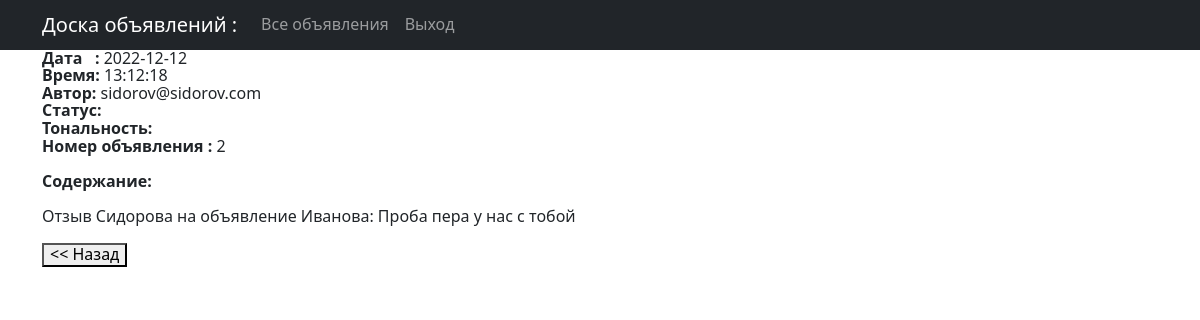
Screenshot of /docs_com/comment_detail/3/ with the database file from the repository.
### docs_work/models.py (models this page shows)
class Comment(models.Model):
    time_in = models.DateTimeField(auto_now_add = True)
    text    = models.TextField()
    post   = models.ForeignKey(Post,          on_delete = models.CASCADE)
    user   = models.ForeignKey(User,          on_delete = models.CASCADE)
    received = models.BooleanField(default=True)
    adopted  = models.BooleanField(default=False)
    rejected = models.BooleanField(default=False)

### users/models.py (models this page shows, shortened)
class CustomUser(AbstractBaseUser, PermissionsMixin):
    email = models.EmailField('email address', unique=True)
    is_staff = models.BooleanField(default=False)
    is_active = models.BooleanField(default=True)
    date_joined = models.DateTimeField(default=timezone.now)
    USERNAME_FIELD = 'email'
    REQUIRED_FIELDS = []
    objects = CustomUserManager()

### docs_com/views.py (the view)
# urls.py: path('comment_detail/<int:pk>/',  CommentDetailView.as_view(), name='comment_detail'),
class CommentDetailView(DetailView):
    model = Comment
    template_name = 'docs_com/comment_detail.html'
    context_object_name = 'comment_detail'

### templates/docs_com/comment_detail.html (shortened to what this page needs)
{% extends 'docs_com/flatpages/default.html' %}
{% block title %}
 <div align="left">
     <b>Дата &nbsp;&nbsp;:</b>  {{ comment_detail.time_in|date:'Y-m-d' }}<br>
     <b>Время:</b>  {{ comment_detail.time_in|date:'H:m:s' }}<br>
     <b>Автор:</b>  {{ comment_detail.user.email }} <br>
     <b>Статус:</b> {{ comment_detail.status }}  <br>
     <b>Тональность:</b> {{ comment_detail.tone }}  <br>
     <b>Номер объявления :</b> {{ comment_detail.post_id }}  <br>
{% endblock title %}
{% block content %}
     </div><br>
     <div align="justify">
     <b>Содержание:</b><br><br>
     {{ comment_detail.text }}<br><br>
     <button onclick="document.location='/docs_com/'"><< Назад </button>
     <br><br>
     </div>
{% endblock content %}

### templates/docs_com/comment_detail.html (style rules this page uses)
div { line-height: 1.15; }
div { line-height: 1.1; }

### rows the page displays
Comment: time_in "2022-12-12", time_in "13:12:18", user.email "sidorov@sidorov.com", post_id "2", text "Отзыв Сидорова на объявление Иванова: Проба пера у нас с тобой"
